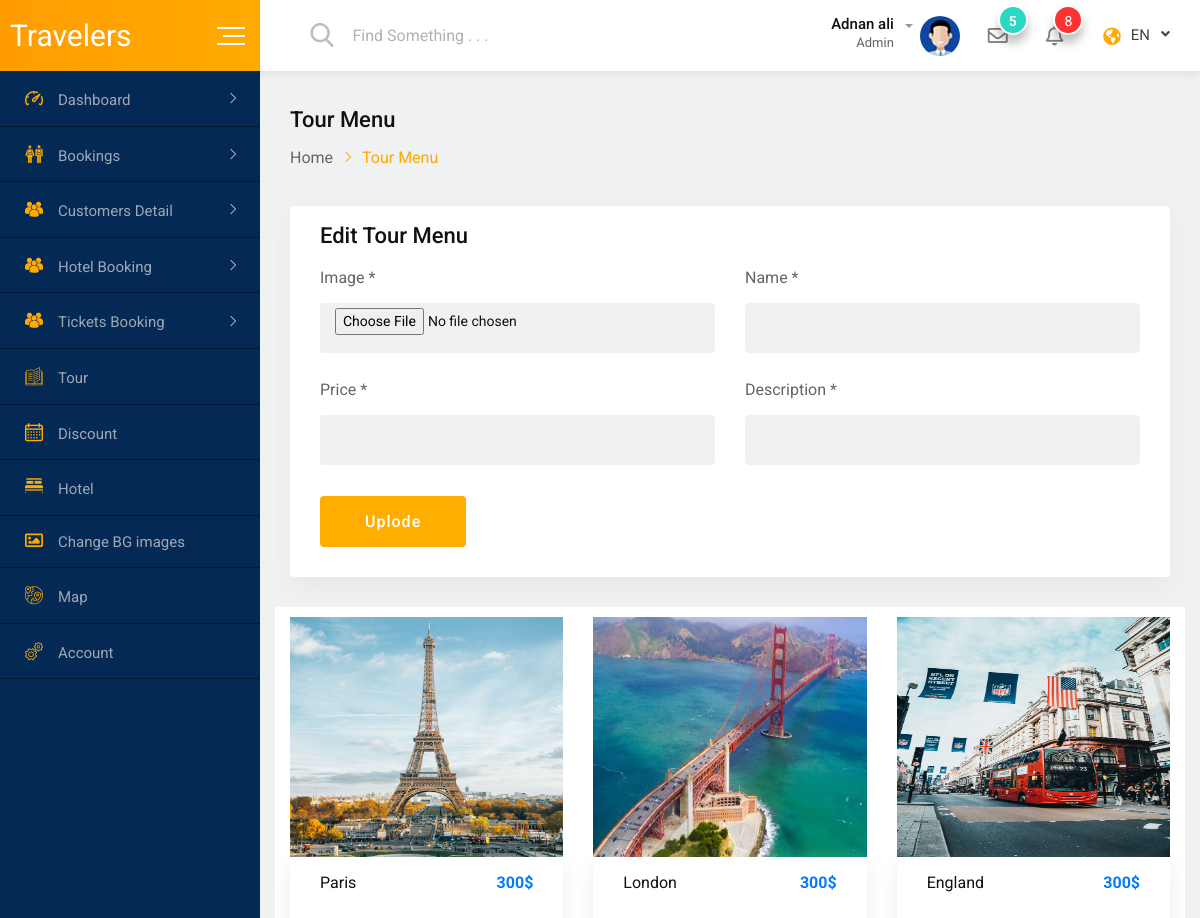
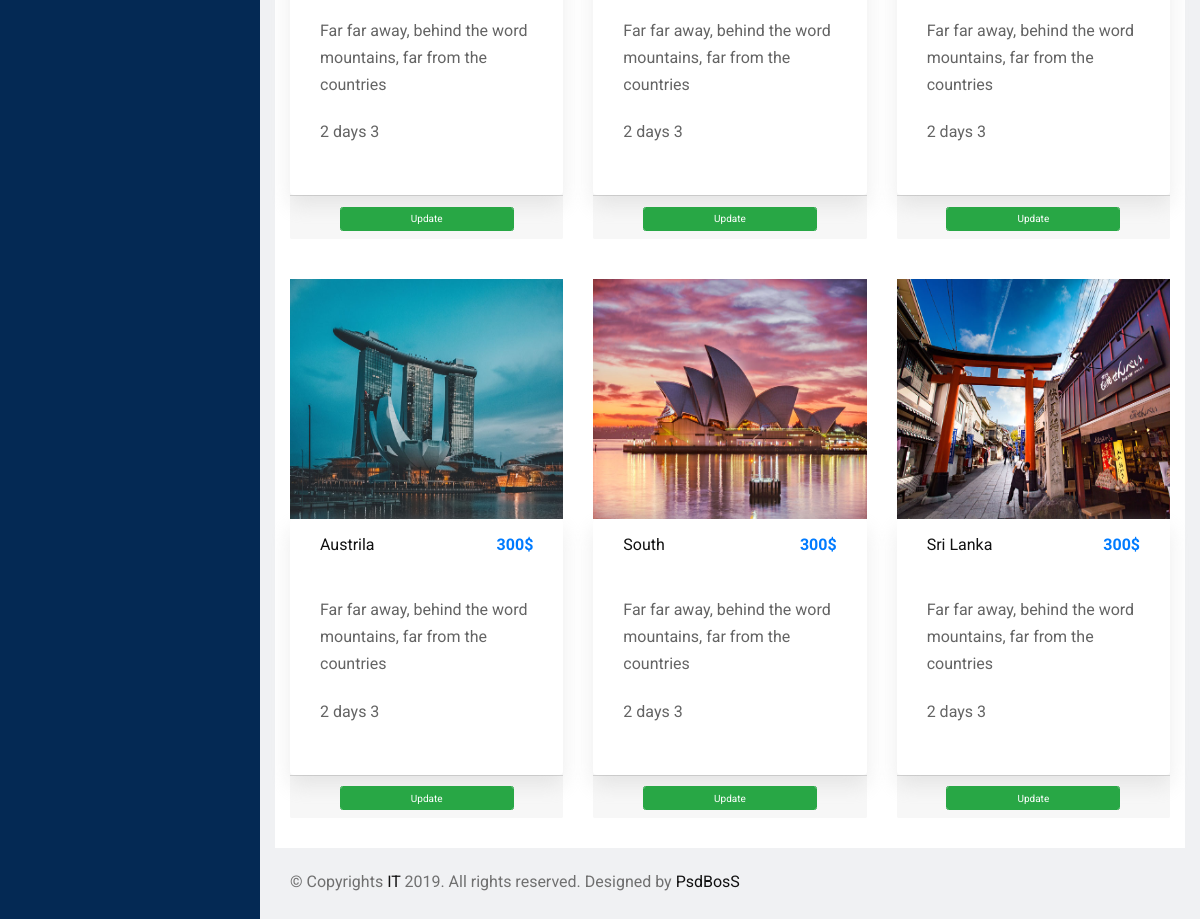
The app's page /admin/tourmenu.php (signed in) with its own data (2 pictures, top to bottom).
### tables this page shows
CREATE TABLE `tourmenu` (
  `id` int(11) NOT NULL,
  `pic` varchar(200) NOT NULL,
  `name` text NOT NULL,
  `price` varchar(30) NOT NULL,
  `dis` varchar(100) NOT NULL,
  `status` varchar(100) NOT NULL DEFAULT 'tour'
);

### admin/tourmenu.php (the view, shortened to what this page needs)
<?php require_once 'includes/header.php'; ?>
<div class="dashboard-content-one">
  <div class="breadcrumbs-area">
    <h3>Tour Menu</h3>
    <ul>
      <li>
        <a href="index.php">Home</a>
      </li>
      <li>Tour Menu</li>
    </ul>
  </div>
  <div class="row">
    <div class="col-4-xxxl col-12">
      <div class="card height-auto">
        <div class="card-body">
          <div class="heading-layout1">
            <div class="item-title">
              <h3>Edit Tour Menu</h3>
            </div>
                </div>
                <form class="new-added-form" method="POST" enctype="multipart/form-data">
                  <div class="row">
                    <div class="col-12-xxxl col-lg-6 col-12 form-group">
                      <label>Image *</label>
                      <input type="file" required="" name="pic" class="form-control">
                    </div>
                    <div class="col-12-xxxl col-lg-6 col-12 form-group">
                      <label>Name *</label>
                      <input type="text" required="" name="name" class="form-control">
                    </div>
                    <div class="col-12-xxxl col-lg-6 col-12 form-group">
                      <label>Price *</label>
                      <input type="text" required="" name="price" class="form-control">
                    </div>
                    <div class="col-12-xxxl col-lg-6 col-12 form-group">
                      <label>Description *</label>
                      <input type="text" class="form-control" name="dis" required="">
                    </div>
                    <div class="col-12 form-group mg-t-8">
                      <button type="submit" name="submit" class="btn-fill-lg btn-gradient-yellow btn-hover-bluedark">Uplode</button>
                    </div>
                  </div>
                </form>
              </div>
            </div>
          </div>
<div class="container-fluid">
  <?php
$query = "select * from tourmenu";
$select = mysqli_query($con, $query);
?>
  <div class="row bg-light">
           <?php
while ($row = mysqli_fetch_assoc($select)) {
?>
    <div class="col-4">
      <div class="card  pt-3">
        <div class="card-img card-img-top"><img src="../uplode/<?php echo $row['pic'] ?>" style="width: 100%; height: 240px;" alt=""></div>
        <div class="card-body">
     <h6 class="d-flex justify-content-between"><?php echo $row['name'] ?> <p class="text-primary font-weight-bold"><?php echo $row['price'] ?></p></h6>
               <?php echo $row['dis']?>
        </div>
          <div class="card-footer text-sm-center"><a href="cardupdate.php?id=<?php echo $row['id'];  ?>" role="button" class="form-control btn btn-success" style="width: 70%;">Update</a></div>
      </div>
    </div>
<?php
}
?>
  </div>
</div>
                                          </div>
                                          <?php require_once 'includes/footer.php'; ?>

### admin/css/main.css (style rules this page uses)
html { color: #222; font-size: 1em; line-height: 1.4; }
audio, canvas, iframe, img, svg, video { vertical-align: middle; }

### records on screen
tourmenu: pic (picture), name "Paris", price "300$", dis "Far far away, behind the word mountains, far from the countries 2 days 3"
tourmenu: pic (picture), name "London", price "300$", dis "Far far away, behind the word mountains, far from the countries 2 days 3", $row['id'] 7 (drawn)
tourmenu: pic (picture), name "England", price "300$", dis "Far far away, behind the word mountains, far from the countries 2 days 3"
tourmenu: pic (picture), name "Austrila", price "300$", dis "Far far away, behind the word mountains, far from the countries 2 days 3"
tourmenu: pic (picture), name "South", price "300$", dis "Far far away, behind the word mountains, far from the countries 2 days 3"
tourmenu: pic (picture), name "Sri Lanka", price "300$", dis "Far far away, behind the word mountains, far from the countries 2 days 3"

### other values on screen
$_SESSION['fname'] "Adnan ali"
